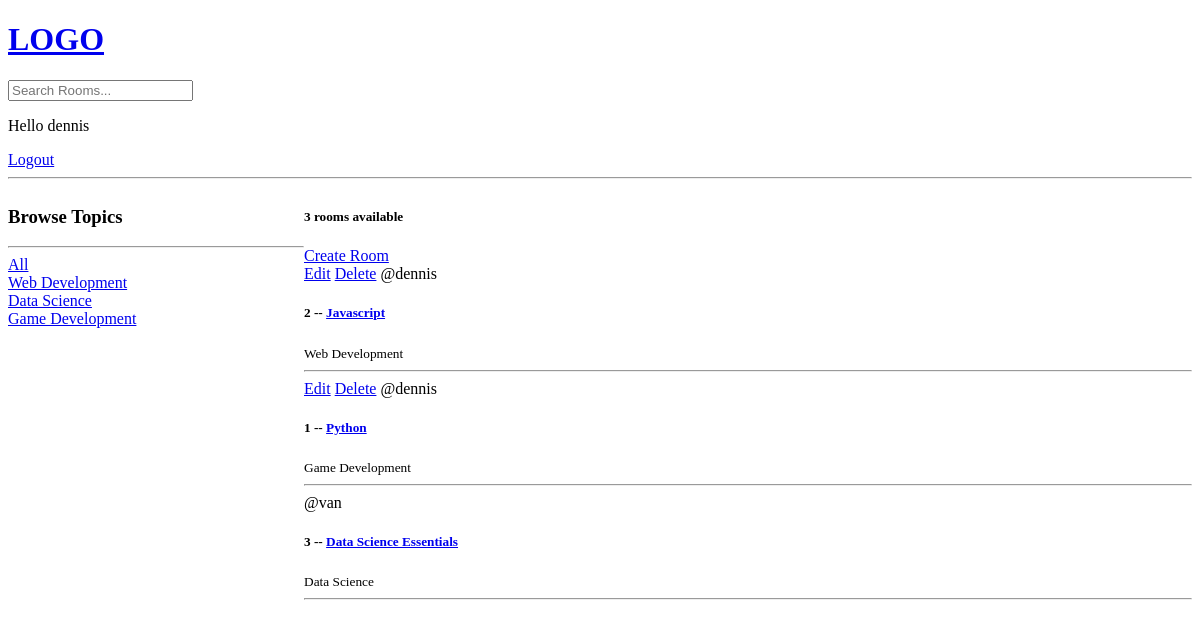
The page / (signed in) on the database as committed earlier.
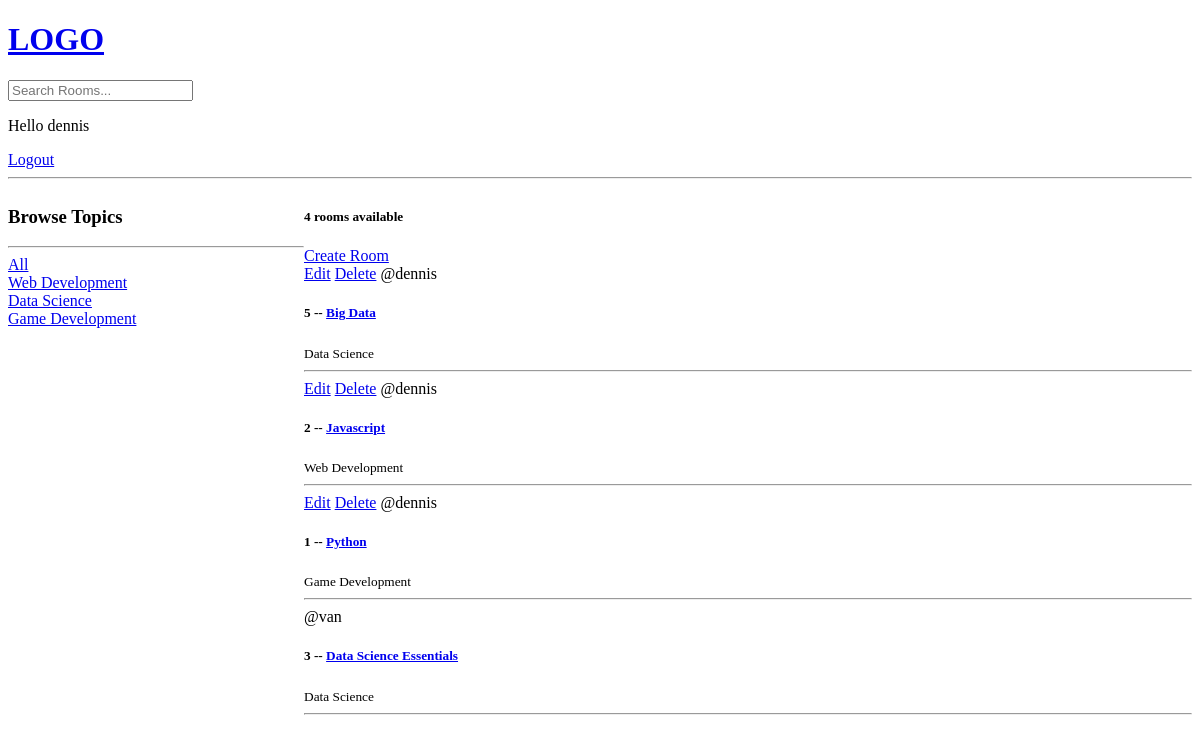
The same page on the database as committed later.
### base/models.py (models this page shows, shortened)
class Topic(models.Model):
    name = models.CharField(max_length=200)

class Room(models.Model):
    host = models.ForeignKey(User, on_delete=models.SET_NULL, null=True)
    topic = models.ForeignKey(Topic, on_delete=models.SET_NULL, null=True)
    name = models.CharField(max_length=200)
    description = models.TextField(null=True)
    updated = models.DateTimeField(auto_now=True)
    created = models.DateTimeField(auto_now_add=True)
    class Meta:
        ordering = ['-updated', '-created']

### base/views.py (the view)
# urls.py: 2. Add a URL to urlpatterns:  path('', views.home, name='home')
def home(request):
    q = request.GET.get('q') if request.GET.get('q') != None else ''
    rooms = Room.objects.filter(
        Q(topic__name__icontains=q) |
        Q(name__icontains=q)|
        Q(description__icontains=q)
    )
    topics = Topic.objects.all()
    room_count = rooms.count()
    context = {"rooms": rooms, "topics": topics, "room_count": room_count}
    return render (request, 'base/home.html', context)

### base/templates/base/home.html (shortened to what this page needs)
{% extends "main.html" %}
{% block content %}
<div class="home-container">
    <div>
        <h3> Browse Topics </h3>
        <hr>
        <div>
            <a href="{%  url 'home' %}">All</a>
        </div>
        {% for topic in topics %}
            <div>
                <a href="{%  url 'home' %}?q={{topic.name}}">{{topic.name}}</a>
            </div>
        {% endfor %}
    </div>
    <div>
        <h5>{{room_count}} rooms available</h5>
        <a href="{% url 'create-room' %}"> Create Room </a>
            <div>
                {% for room in rooms %}
                <div>
                    {% if request.user == room.host %}
                    <a href="{% url 'update-room' room.id %}">Edit</a>
                    <a href="{% url 'delete-room' room.id %}">Delete</a>
                    {% endif %}
                    <span>
                        @{{room.host.username}}
                    </span>
                    <h5>{{room.id}} -- <a href ="{% url 'room' room.id%}">{{room.name}}</spa></a></h5>
                    <small>{{room.topic.name}}</small>
                    <hr>
                </div>
                {% endfor %}
            </div>
    </div>
</div>
{% endblock %}

Rows that differ between the two databases and show on the page:
added Room: shows "Edit", host.username "dennis", id "5", name "Big Data", topic.name "Data Science"
Other text that changed with them:
{{ room_count }}: "3" → "4"
